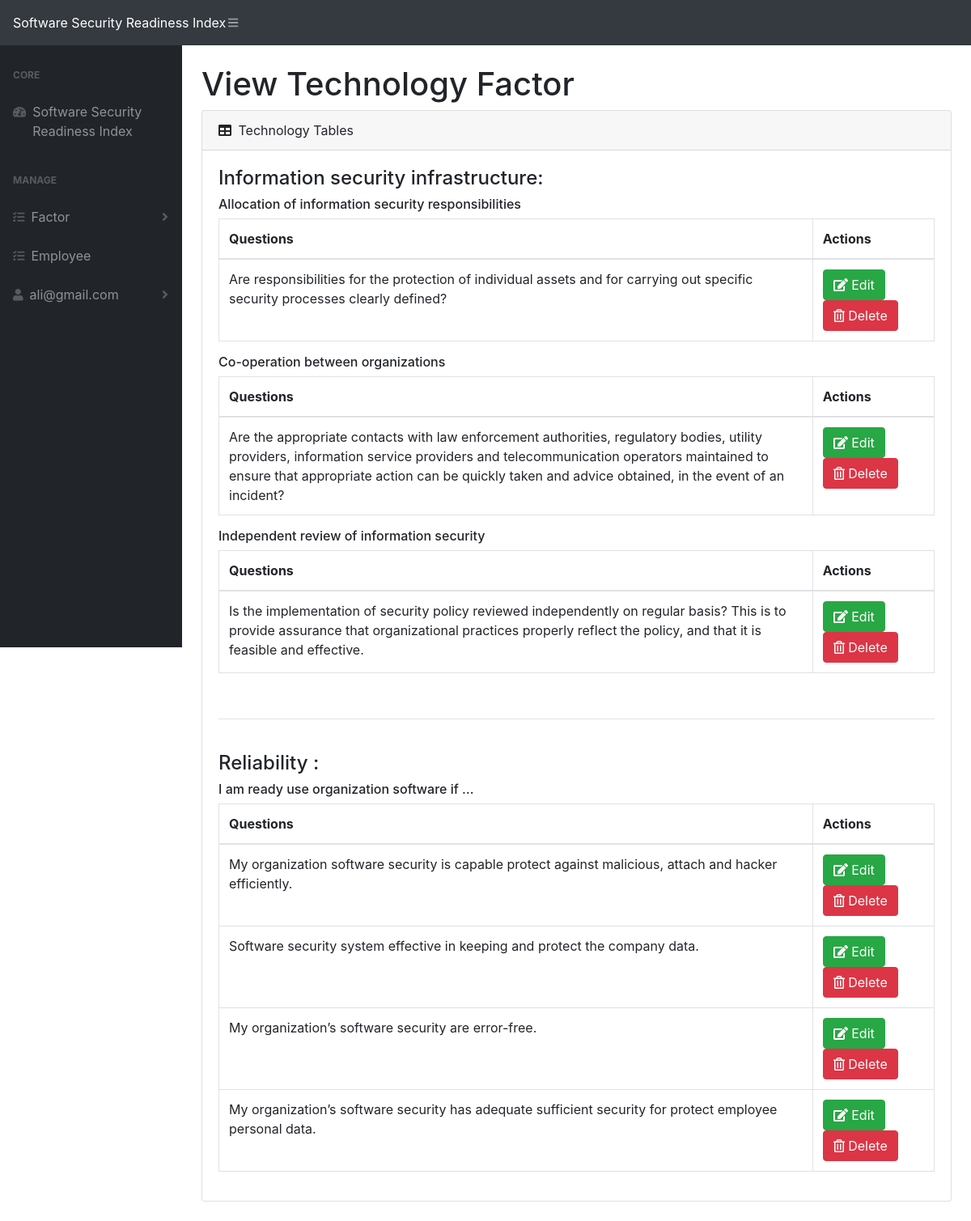
Page /admin/technology.php (signed in) on the committed database.
### tables this page shows
CREATE TABLE `user` (
  `user_id` int(11) NOT NULL,
  `user_name` varchar(255) NOT NULL,
  `user_email` varchar(255) NOT NULL,
  `user_phone_num` varchar(255) NOT NULL,
  `user_password` varchar(255) NOT NULL,
  `gender` varchar(10) NOT NULL,
  `em_department` varchar(50) NOT NULL,
  `em_sector` varchar(50) NOT NULL,
  `user_role` varchar(255) NOT NULL
);

CREATE TABLE `question` (
  `question_id` int(11) NOT NULL,
  `question` varchar(500) NOT NULL,
  `title_id` int(11) NOT NULL
);

### admin/technology.php (the view, shortened to what this page needs)
<?php
include("../include/dbConn.php");
?>
<!DOCTYPE html>
<html lang="en">
    <head>
        <link href="css/styles.css" rel="stylesheet" />
        <link href="https://cdn.datatables.net/1.10.20/css/dataTables.bootstrap4.min.css" rel="stylesheet" />
    </head>
    <body class="sb-nav-fixed">
        <?php
        include("include/header.php");
        ?>
        <div id="layoutSidenav">
            <div id="layoutSidenav_nav">
                <nav class="sb-sidenav accordion sb-sidenav-dark" id="sidenavAccordion">
                    <div class="sb-sidenav-menu">
                        <div class="nav">
                            <div class="sb-sidenav-menu-heading">Core</div>
                            <a class="nav-link" href="index.php">
                                <div class="sb-nav-link-icon mb-4"><i class="fas fa-tachometer-alt"></i></div>
                                Software Security Readiness Index
                            </a>
                            <div class="sb-sidenav-menu-heading">Manage</div>
                            <a class="nav-link collapsed" href="#" data-toggle="collapse" data-target="#collapseLayouts" aria-expanded="false" aria-controls="collapseLayouts">
                                <div class="sb-nav-link-icon"><i class="fas fa-tasks"></i></div>
                                Factor
                                <div class="sb-sidenav-collapse-arrow"><i class="fas fa-angle-down"></i></div>
                            </a>
                            <a class="nav-link" href="employee.php">
                                <div class="sb-nav-link-icon"><i class="fas fa-tasks"></i></div>
                                 Employee
                            </a>
                            <a class="nav-link collapsed" href="#collap" data-toggle="collapse" data-target="#collap" aria-expanded="false" aria-controls="collap">
                                <div class="sb-nav-link-icon"><i class="fas fa-user"></i></div>
                                <?php echo $run['user_email']; ?>
                                <div class="sb-sidenav-collapse-arrow"><i class="fas fa-angle-down"></i></div>
                            </a>
                    </div>
                </nav>
            </div>
            <div id="layoutSidenav_content">
                <main>
                    <div class="container-fluid">
                        <h1 class="mt-4">View Technology Factor</h1>
                        <div class="card mb-4">
                            <div class="card-header">
                                <i class="fas fa-table mr-1"></i>
                                Technology Tables
                            </div>
                            <div class="card-body">
                                <div class="table-responsive">
                                     <table class="table table-bordered" id="" width="100%" cellspacing="0" >
                                        <thead>
                                            <h4 >  Information security infrastructure:</h4>
                                             <h6 >  Allocation of information security responsibilities</h6>
                                            <tr>
                                                <th>Questions</th>
                                                <th style="width:  17%">Actions</th>
                                            </tr>
                                        </thead>
                                        <tbody>
                                            <?php
                                                    $OraQAllAISRT=mysqli_query($con,"select * from question JOIN title ON question.title_id=  title.title_id JOIN subfactor ON title.subfactor_id = subfactor.subfactor_id JOIN factor ON subfactor.factor_id = factor.factor_id where subfactor_name= 'Information security infrastructure' and title_name = 'Allocation of information security responsibilities' and factor_name='TECHNOLOGY' ");
                                                while( $OraQDetailsAISRT=mysqli_fetch_array($OraQAllAISRT) ){ ?>
                                            <tr>
                                                <td><?php echo $OraQDetailsAISRT['question']; ?></td>
                                                <td>
                                                      <button type="button" class="btn btn-success editOraISPDbtnT" data-toggle="modal" data-target="#editOraISPDT"><i class="fas fa-edit"></i> Edit</button>
                                                      <button type="button" class="btn btn-danger deleteOraISPDbtnT" data-toggle="modal" data-target="#deleteOraTISPDT"><i class="far fa-trash-alt"></i> Delete</button>
                                                </td>
                                            </tr>
                                           <?php } ?>
                                        </tbody>
                                    </table>
                                    <table class="table table-bordered" id="" width="100%" cellspacing="0" >
                                        <thead>
                                             <h6 >  Co-operation between organizations</h6>
                                            <tr>
                                                <th>Questions</th>
                                                <th style="width:  17%">Actions</th>
                                            </tr>
                                        </thead>
                                        <tbody>
                                            <?php
                                                    $OraQAllCBOT=mysqli_query($con,"select * from question JOIN title ON question.title_id=  title.title_id JOIN subfactor ON title.subfactor_id = subfactor.subfactor_id JOIN factor ON subfactor.factor_id = factor.factor_id where subfactor_name= 'Information security infrastructure' and title_name = 'Co-operation between organizations' and factor_name='TECHNOLOGY' ");
                                                while( $OraQDetailsCBOT=mysqli_fetch_array($OraQAllCBOT) ){ ?>
                                            <tr>
                                                <td><?php echo $OraQDetailsCBOT['question']; ?></td>
                                                <td>
                                                      <button type="button" class="btn btn-success editOraISPDbtnT" data-toggle="modal" data-target="#editOraISPDT"><i class="fas fa-edit"></i> Edit</button>
                                                      <button type="button" class="btn btn-danger deleteOraISPDbtnT" data-toggle="modal" data-target="#deleteOraTISPDT"><i class="far fa-trash-alt"></i> Delete</button>
                                                </td>
                                            </tr>
                                           <?php } ?>
                                        </tbody>
                                    </table>
                                    <table class="table table-bordered" id="" width="100%" cellspacing="0" >
                                        <thead>
                                             <h6 >  Independent review of information security</h6>
                                            <tr>
                                                <th>Questions</th>
                                                <th style="width:  17%">Actions</th>
                                            </tr>
                                        </thead>
                                        <tbody>
                                            <?php
                                                    $OraQAllIRIST=mysqli_query($con,"select * from question JOIN title ON question.title_id=  title.title_id JOIN subfactor ON title.subfactor_id = subfactor.subfactor_id JOIN factor ON subfactor.factor_id = factor.factor_id where subfactor_name= 'Information security infrastructure' and title_name = 'Independent review of information security' and factor_name ='TECHNOLOGY' ");
                                                while( $OraQDetailsIRIST=mysqli_fetch_array($OraQAllIRIST) ){ ?>
                                            <tr>
                                                <td><?php echo $OraQDetailsIRIST['question']; ?></td>
                                                <td>
                                                      <button type="button" class="btn btn-success editOraISPDbtnT" data-toggle="modal" data-target="#editOraISPDT"><i class="fas fa-edit"></i> Edit</button>
                                                      <button type="button" class="btn btn-danger deleteOraISPDbtnT" data-toggle="modal" data-target="#deleteOraTISPDT"><i class="far fa-trash-alt"></i> Delete</button>
                                                </td>
                                            </tr>
                                           <?php } ?>
                                        </tbody>
                                    </table>
                                    <br>
                                    <hr>
                                    <br>
                                    <table class="table table-bordered" id="" width="100%" cellspacing="0" >
                                        <thead>
                                            <h4 >   Reliability :</h4>
                                             <h6 >  I am ready use organization software if …</h6>
                                            <tr>
                                                <th>Questions</th>
                                                <th style="width:  17%">Actions</th>
                                            </tr>
                                        </thead>
                                        <tbody>
                                            <?php
                                                    $OraQAllAISRTR=mysqli_query($con,"select * from question JOIN title ON question.title_id=  title.title_id JOIN subfactor ON title.subfactor_id = subfactor.subfactor_id JOIN factor ON subfactor.factor_id = factor.factor_id where subfactor_name= 'Reliability' and title_name = 'I am ready use organization software if …' and factor_name='TECHNOLOGY' ");
                                                while( $OraQDetailsAISRTR=mysqli_fetch_array($OraQAllAISRTR) ){ ?>
                                            <tr>
                                                <td><?php echo $OraQDetailsAISRTR['question']; ?></td>
                                                <td>
                                                      <button type="button" class="btn btn-success editOraISPDbtnT" data-toggle="modal" data-target="#editOraISPDT"><i class="fas fa-edit"></i> Edit</button>
                                                      <button type="button" class="btn btn-danger deleteOraISPDbtnT" data-toggle="modal" data-target="#deleteOraTISPDT"><i class="far fa-trash-alt"></i> Delete</button>
                                                </td>
                                            </tr>
                                           <?php } ?>
                                        </tbody>
                                    </table>
                                </div>
                            </div>
                        </div>
                    </div>
                </main>
            </div>
        </div>
    </body>
</html>

### rows in the picture
user: user_email "ali@gmail.com"
question: question "Are responsibilities for the protection of individual assets and for carrying out specific security processes clearly defined?"
question: question "Are the appropriate contacts with law enforcement authorities, regulatory bodies, utility providers, information service providers and telecommunication operators maintained to ensure that appropriate action can be quickly taken and advice obtained, in the event of an incident?"
question: question "Is the implementation of security policy reviewed independently on regular basis? This is to provide assurance that organizational practices properly reflect the policy, and that it is feasible and effective."
question: question "My organization software security is capable protect against malicious, attach and hacker efficiently."
question: question "Software security system effective in keeping and protect the company data."
question: question "My organization’s software security are error-free."
question: question "My organization’s software security has adequate sufficient security for protect employee personal data."
